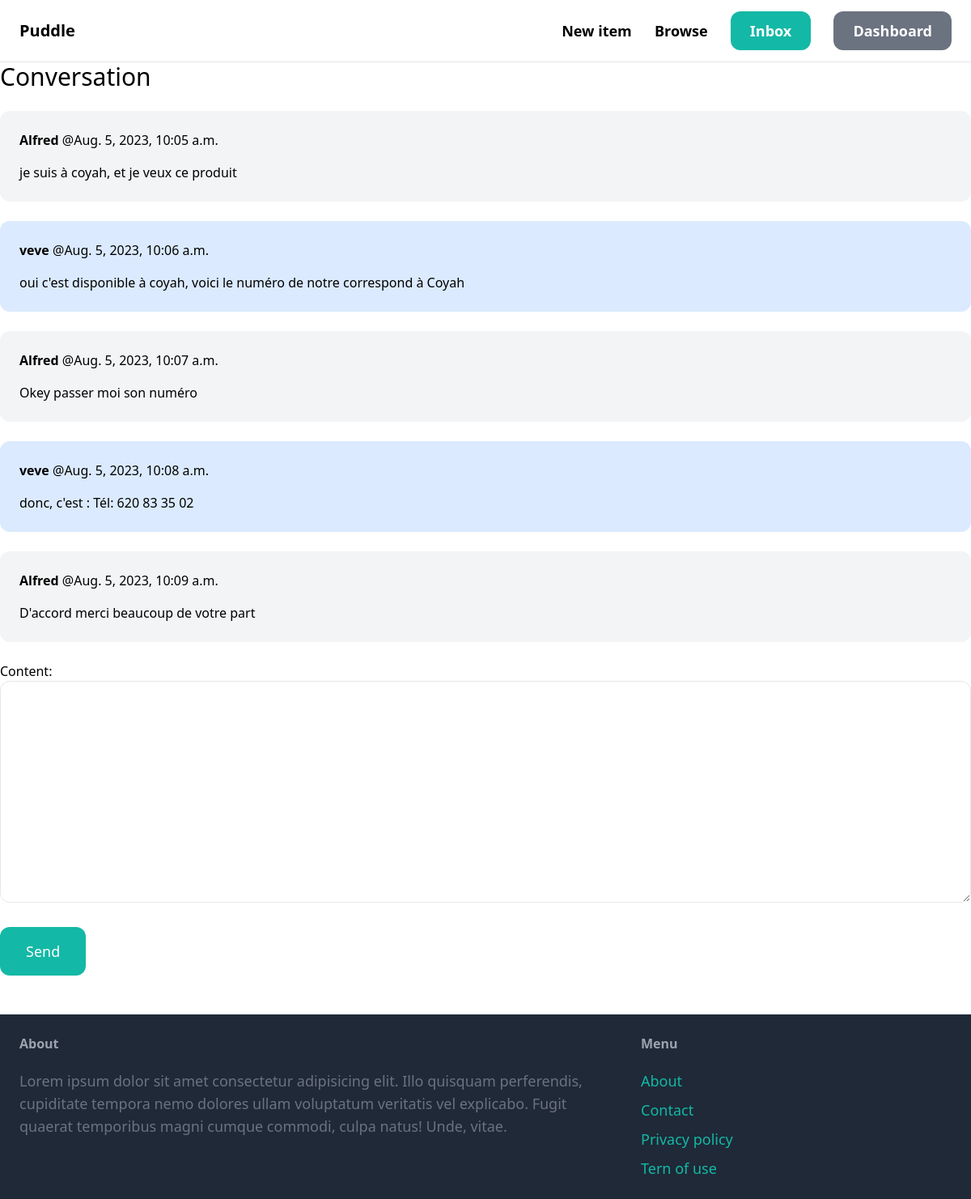
/inbox/6/ (signed in), run on the app's committed database.
### conversation/models.py (models this page shows)
class ConversationMessage(models.Model):
    conversation = models.ForeignKey(Conversation, related_name='messages', on_delete=models.CASCADE)
    content = models.TextField()
    created_at = models.DateTimeField(auto_now_add=True)
    created_by = models.ForeignKey(User, related_name='created_messages', on_delete=models.CASCADE)

### conversation/views.py (the view, shortened to what this page needs)
# urls.py: path('<int:pk>/', views.detail, name='detail'),
@login_required
def detail(request, pk):
    conversation = Conversation.objects.filter(members__in=[request.user.id]).get(pk=pk)
    form = ConversationMessageForm()  # Initialisez le formulaire ici
    return render(request, 'conversation/detail.html', {
        'conversation':conversation,
        'form': form,
    })

### conversation/forms.py
class ConversationMessageForm(forms.ModelForm):
    class Meta:
        model = ConversationMessage
        fields = ('content',)
        widgets = {
            'content': forms.Textarea(attrs={
                'class': 'w-full py-4 px-6 rounded-xl border'
            })
        }

### conversation/templates/conversation/detail.html (shortened to what this page needs)
{% extends 'core/base.html' %}
{% block content %}
<h1 class="mb-6 text-3xl">Conversation</h1>
<div class="space-y-6">
    {% for message in conversation.messages.all %}
            <div class="p-6 flex {% if message.created_by == request.user %}bg-blue-100{% else %} bg-gray-100{% endif %} rounded-xl">
                <div>
                    <p class="mb-4"><strong>{{ message.created_by.username }}</strong> @{{ message.created_at }}</p>
                    <p>{{ message.content }}</p>
                </div>
            </div>
    {% endfor %}
</div>
<form method="post" action="." class="mt-6">
    {{ form.as_p }}
    <br>
    <button class="py-4 px-8 text-lg bg-teal-500 hover:bg-teal-700 rounded-xl text-white">Send</button>
</form>
{% endblock %}

### data on the page
ConversationMessage: created_by.username "Alfred", created_at "Aug. 5, 2023, 10:05 a.m.", content "je suis à coyah, et je veux ce produit"
ConversationMessage: created_by.username "veve", created_at "Aug. 5, 2023, 10:06 a.m.", content "oui c'est disponible à coyah, voici le numéro de notre correspond à Coyah"
ConversationMessage: created_by.username "Alfred", created_at "Aug. 5, 2023, 10:07 a.m.", content "Okey passer moi son numéro"
ConversationMessage: created_by.username "veve", created_at "Aug. 5, 2023, 10:08 a.m.", content "donc, c'est : Tél: 620 83 35 02"
ConversationMessage: created_by.username "Alfred", created_at "Aug. 5, 2023, 10:09 a.m.", content "D'accord merci beaucoup de votre part"
